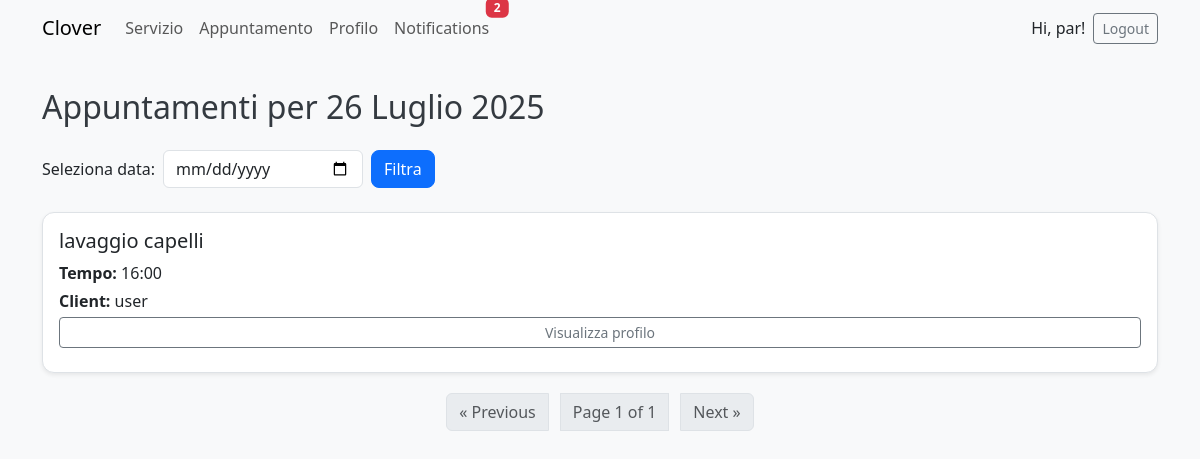
The page /appointments/ (signed in) on the database its author committed.
### appointments/models.py (models this page shows, shortened)
class Appointment(models.Model):
    client = models.ForeignKey(
        User, on_delete=models.CASCADE,
        related_name='client_appointments'
    )
    barber = models.ForeignKey(
        User, on_delete=models.CASCADE,
        related_name='barber_appointments'
    )
    service = models.ForeignKey(Service, on_delete=models.CASCADE)
    date = models.DateField()
    time = models.TimeField()
    created_at = models.DateTimeField(auto_now_add=True)
    class Meta:
        ordering = ['-date', '-time']

### services/models.py (models this page shows, shortened)
class Service(models.Model):
    name = models.CharField(max_length=100)
    description = models.TextField()
    price = models.DecimalField(max_digits=6, decimal_places=2)
    image = models.ImageField(upload_to="services/")
    duration = models.DurationField(default=timedelta(minutes=30))
    created_by = models.ForeignKey(User, on_delete=models.CASCADE)

### appointments/views.py (the view)
# urls.py: path('', views.appointment_list, name='appointment-list'),
@login_required
def appointment_list(request):
    date_str = request.GET.get('date')
    try:
        selected_date = datetime.strptime(date_str, '%Y-%m-%d').date() if date_str else date.today()
    except (ValueError, TypeError):
        selected_date = date.today()
    if getattr(request.user, 'profile', None) and request.user.profile.is_barber:
        appts = Appointment.objects.filter(barber=request.user, date=selected_date)
    else:
        appts = Appointment.objects.filter(client=request.user, date=selected_date)
    appts = appts.order_by('time')
    paginator = Paginator(appts, 5)
    page_number = request.GET.get('page')
    page_obj = paginator.get_page(page_number)
    return render(request, 'appointments/list.html', {
        'page_obj': page_obj,
        'selected_date': selected_date,
    })

### notifications/context_processors.py (called while the page is built)
def unread_notification_count(request):
    if request.user.is_authenticated:
        count = Notification.objects.filter(recipient=request.user, is_read=False).count()
        return {'unread_notification_count': count}
    return {}

### templates/appointments/list.html (shortened to what this page needs)
{% extends 'base.html' %}
{% block content %}
<h2 class="mb-4">Appuntamenti per {{ selected_date }}</h2>
<form method="get" class="mb-4 d-flex align-items-center gap-2">
    <label for="date" class="form-label mb-0">Seleziona data:</label>
    <input type="date" id="date" name="date" value="{{ selected_date }}" class="form-control" style="max-width: 200px;">
    <button type="submit" class="btn btn-primary">Filtra</button>
</form>
{% for appt in page_obj %}
  <div class="card mb-3 p-3 shadow-sm">
    <h5 class="card-title">{{ appt.service.name }}</h5>
    <p class="mb-1"><strong>Tempo:</strong> {{ appt.time }}</p>
    {% if user.profile.is_barber %}
      <p class="mb-1"><strong>Client:</strong> {{ appt.client.username }}</p>
      <a href="{% url 'profile-detail' appt.client.id %}" class="btn btn-sm btn-outline-secondary mb-2">Visualizza profilo</a>
    {% endif %}
  </div>
{% empty %}
  <p class="text-muted">Nessun appuntamento in questa data.</p>
{% endfor %}
<nav aria-label="Page navigation">
  <ul class="pagination justify-content-center">
    {% if page_obj.has_previous %}
      <li class="page-item">
        <a class="page-link" href="?page={{ page_obj.previous_page_number }}&date={{ selected_date }}" aria-label="Previous">
          « Previous
        </a>
      </li>
    {% else %}
      <li class="page-item disabled"><span class="page-link">« Previous</span></li>
    {% endif %}
    <li class="page-item disabled">
      <span class="page-link">Page {{ page_obj.number }} of {{ page_obj.paginator.num_pages }}</span>
    </li>
    {% if page_obj.has_next %}
      <li class="page-item">
        <a class="page-link" href="?page={{ page_obj.next_page_number }}&date={{ selected_date }}" aria-label="Next">
          Next »
        </a>
      </li>
    {% else %}
      <li class="page-item disabled"><span class="page-link">Next »</span></li>
    {% endif %}
  </ul>
</nav>
{% endblock %}

### templates/base.html (shortened to what this page needs)
<!DOCTYPE html>
<html lang="it">
<head>
    {% load widget_tweaks %}
    {% load static %}
    <link href="https://cdn.jsdelivr.net/npm/bootstrap@5.3.0/dist/css/bootstrap.min.css" rel="stylesheet">
    <link rel="stylesheet" href="{% static 'css/style.css' %}">
</head>
<body>
<nav class="navbar navbar-expand-lg navbar-light bg-light mb-4">
  <div class="container">
    <a class="navbar-brand" href="{% url 'home' %}">Clover</a>
    <div class="collapse navbar-collapse" id="navbarNav">
      <ul class="navbar-nav me-auto mb-2 mb-lg-0">
        {% if user.is_authenticated %}
            {% if user.profile and user.profile.is_barber %}
                <li class="nav-item">
                  <a class="nav-link" href="{% url 'service-list' %}">Servizio</a>
                </li>
            {% endif %}
            <li class="nav-item">
              <a class="nav-link" href="{% url 'appointment-list' %}">Appuntamento</a>
            </li>
            <li class="nav-item">
              <a class="nav-link" href="{% url 'profile' %}">Profilo</a>
            </li>
            <li class="nav-item">
              <a class="nav-link position-relative" href="{% url 'notification-list' %}">
                Notifications
                {% if unread_notification_count > 0 %}
                  <span class="badge bg-danger position-absolute top-0 start-100 translate-middle">
                    {{ unread_notification_count }}
                  </span>
                {% endif %}
              </a>
            </li>
        {% endif %}
      </ul>
      <ul class="navbar-nav ms-auto">
        {% if user.is_authenticated %}
          <li class="nav-item d-flex align-items-center">
            <span class="me-2">Hi, {{ user.username }}!</span>
            <form action="{% url 'logout' %}" method="post" class="d-inline">
              <button type="submit" class="btn btn-outline-secondary btn-sm">Logout</button>
            </form>
          </li>
        {% endif %}
      </ul>
    </div>
  </div>
</nav>
<div class="container">
  {% block content %}
  {% endblock %}
</div>
</body>
</html>

### static/css/style.css (style rules this page uses)
body { background-color: #f8f9fa; font-family: 'Segoe UI', Tahoma, sans-serif; }
h1, h2, h3 { color: #343a40; margin-top: 1em; margin-bottom: 0.5em; }
.card { background-color: #fff; border: 1px solid #dee2e6; border-radius: 12px; padding: 20px; margin-bottom: 20px; box-shadow: 0 3px 8px rgba(0, 0, 0, 0.05); }
.pagination { margin-top: 20px; display: flex; justify-content: center; gap: 12px; }
.btn-primary { background-color: #0d6efd; border-color: #0d6efd; border-radius: 8px; }

### rows shown on the page
Appointment: service.name "lavaggio capelli", time "16:00", client.username "user"

### other values the page prints
{{ unread_notification_count }} "2"
{{ user.username }} "par"
{{ selected_date }} "26 Luglio 2025"
{{ page_obj.number }} "1"
{{ page_obj.paginator.num_pages }} "1"
